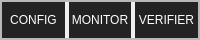
     <widget class="QFrame" name="F_MainTop">
      <property name="maximumSize">
       <size>
        <width>16777215</width>
        <height>40</height>
       </size>
      </property>
      <property name="frameShape">
       <enum>QFrame::StyledPanel</enum>
      </property>
      <property name="frameShadow">
       <enum>QFrame::Raised</enum>
      </property>
      <layout class="QHBoxLayout" name="horizontalLayout">
       <property name="spacing">
        <number>0</number>
       </property>
       <property name="leftMargin">
        <number>0</number>
       </property>
       <property name="topMargin">
        <number>0</number>
       </property>
       <property name="rightMargin">
        <number>0</number>
       </property>
       <property name="bottomMargin">
        <number>0</number>
       </property>
       <item>
        <widget class="QFrame" name="F_MainTopLeft">
         <property name="maximumSize">
          <size>
           <width>248</width>
           <height>40</height>
          </size>
         </property>
         <property name="styleSheet">
          <string notr="true"/>
         </property>
         <property name="frameShape">
          <enum>QFrame::StyledPanel</enum>
         </property>
         <property name="frameShadow">
          <enum>QFrame::Raised</enum>
         </property>
         <layout class="QHBoxLayout" name="horizontalLayout_3">
          <property name="spacing">
           <number>4</number>
          </property>
          <property name="leftMargin">
           <number>0</number>
          </property>
          <property name="topMargin">
           <number>0</number>
          </property>
          <property name="rightMargin">
           <number>0</number>
          </property>
          <property name="bottomMargin">
           <number>0</number>
          </property>
          <item>
           <widget class="QPushButton" name="pushButton_2">
            <property name="sizePolicy">
             <sizepolicy hsizetype="Expanding" vsizetype="Expanding">
              <horstretch>0</horstretch>
              <verstretch>0</verstretch>
             </sizepolicy>
            </property>
            <property name="styleSheet">
             <string notr="true">QPushButton {
	color: rgb(255, 255, 255);
	background-color: rgb(35, 35, 35);
	border: 0px solid;
}

QPushButton:checked {
	background-color: rgb(85, 170, 255);
}</string>
            </property>
            <property name="text">
             <string>CONFIG</string>
            </property>
            <property name="checkable">
             <bool>true</bool>
            </property>
           </widget>
          </item>
          <item>
           <widget class="QPushButton" name="pushButton_4">
            <property name="sizePolicy">
             <sizepolicy hsizetype="Expanding" vsizetype="Expanding">
              <horstretch>0</horstretch>
              <verstretch>0</verstretch>
             </sizepolicy>
            </property>
            <property name="styleSheet">
             <string notr="true">QPushButton {
	color: rgb(255, 255, 255);
	background-color: rgb(35, 35, 35);
	border: 0px solid;
}

QPushButton:checked {
	background-color: rgb(85, 170, 255);
}</string>
            </property>
            <property name="text">
             <string>MONITOR</string>
            </property>
            <property name="checkable">
             <bool>true</bool>
            </property>
           </widget>
          </item>
          <item>
           <widget class="QPushButton" name="pushButton_5">
            <property name="sizePolicy">
             <sizepolicy hsizetype="Expanding" vsizetype="Expanding">
              <horstretch>0</horstretch>
              <verstretch>0</verstretch>
             </sizepolicy>
            </property>
            <property name="styleSheet">
             <string notr="true">QPushButton {
	color: rgb(255, 255, 255);
	background-color: rgb(35, 35, 35);
	border: 0px solid;
}

QPushButton:checked {
	background-color: rgb(85, 170, 255);
}</string>
            </property>
            <property name="text">
             <string>VERIFIER</string>
            </property>
            <property name="checkable">
             <bool>true</bool>
            </property>
           </widget>
          </item>
         </layout>
        </widget>
       </item>
       <item>
        <widget class="QFrame" name="F_MainTopRight">
         <property name="frameShape">
          <enum>QFrame::StyledPanel</enum>
         </property>
         <property name="frameShadow">
          <enum>QFrame::Raised</enum>
         </property>
        </widget>
       </item>
      </layout>
     </widget>
